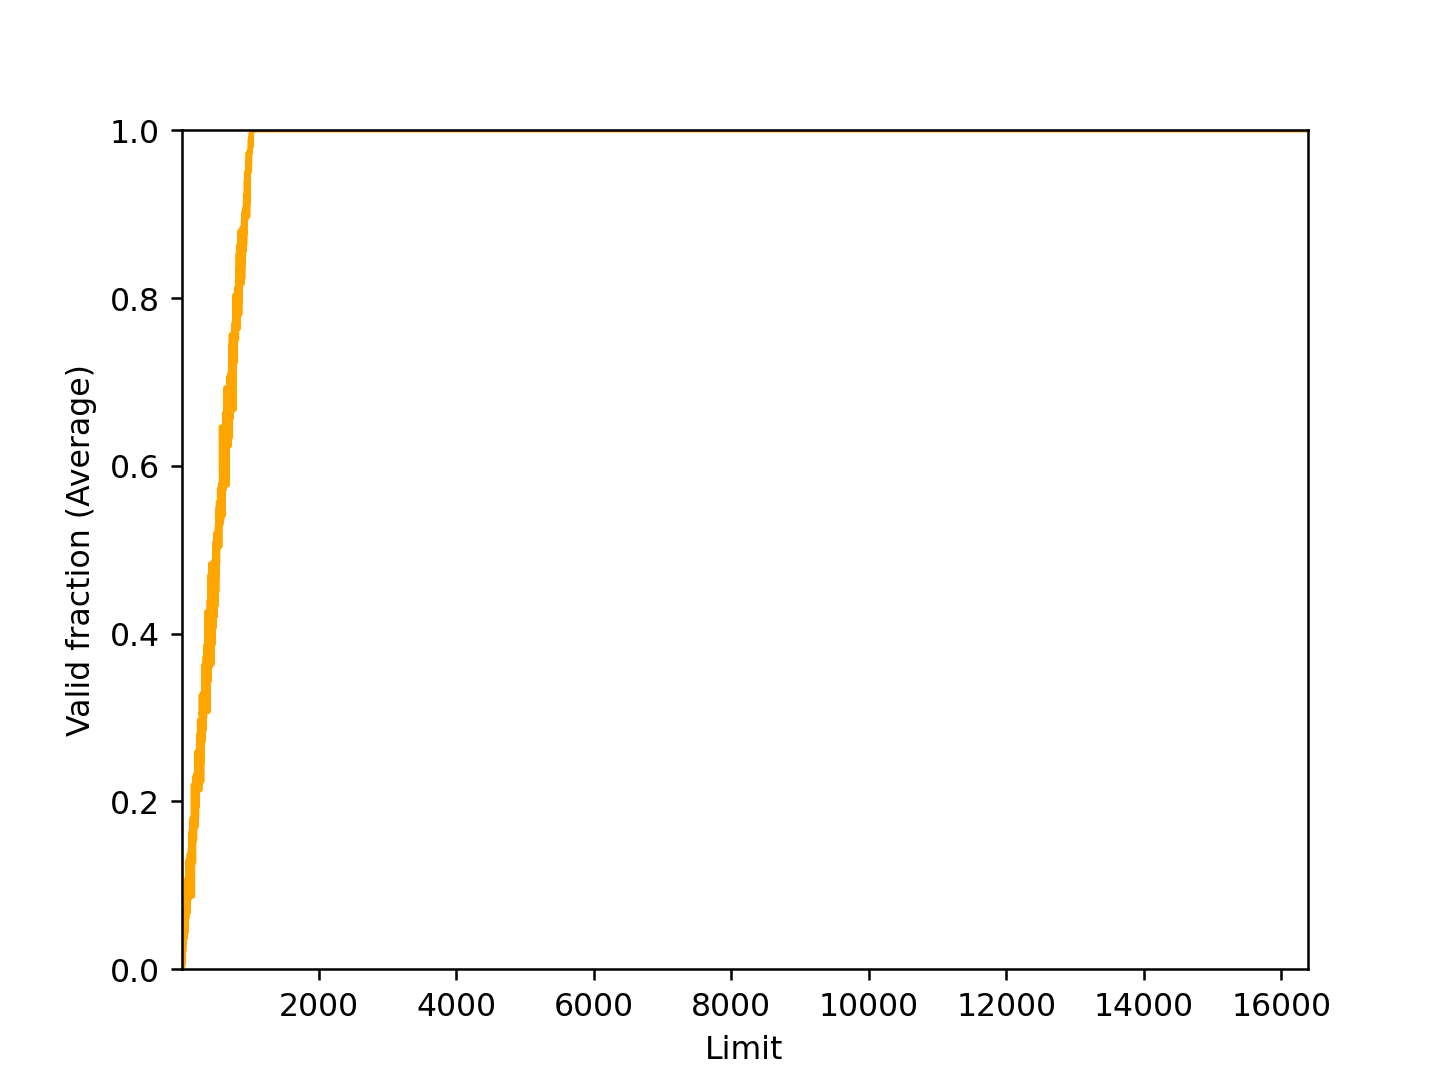

Reproduce this figure in Python.
#! /usr/bin/env python

import random

import matplotlib.pyplot as plt
import numpy as np
from tqdm import tqdm

asize = 1024
psize = 16 * 1024
uList = [0] * psize

for i in tqdm(range(300)):
    random.seed(i)
    for j in range(psize):
        limit = j
        vaddr = int(asize * random.random())
        if (vaddr < limit):
            uList[j] += 1

fig = plt.figure()
x = np.linspace(1, psize, psize)
plt.plot(x, [u / 300 for u in uList], color='orange')
plt.ylim(0, 1)
plt.margins(0)
plt.xlabel('Limit')
plt.ylabel('Valid fraction (Average)')
plt.savefig('plot.png', dpi=227)
plt.show()

